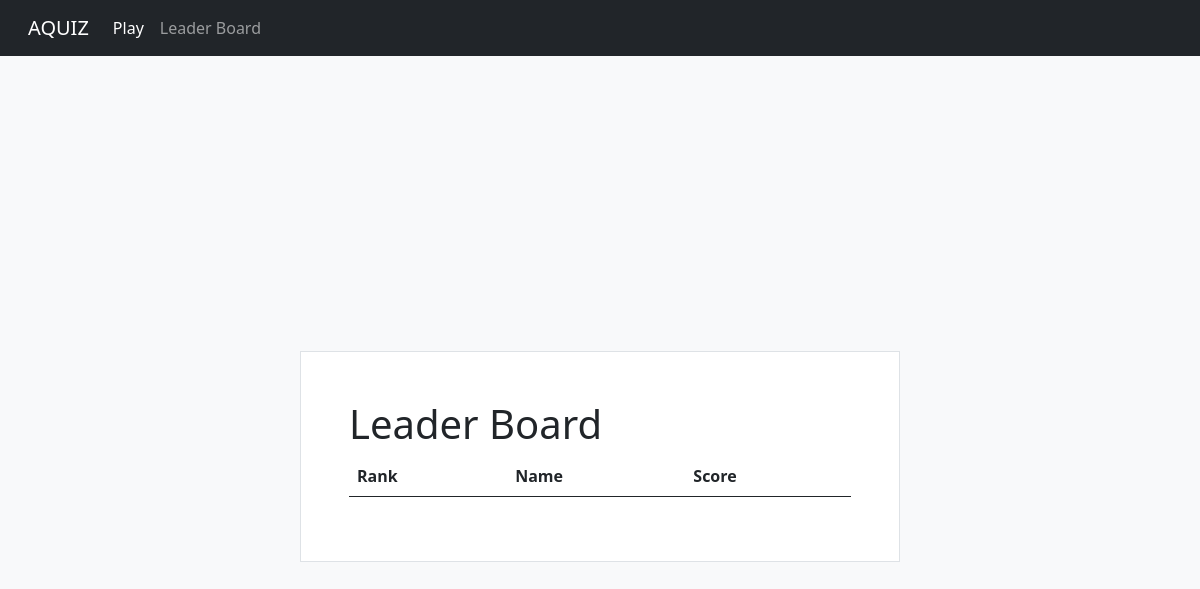
Page /board on the earlier database version.
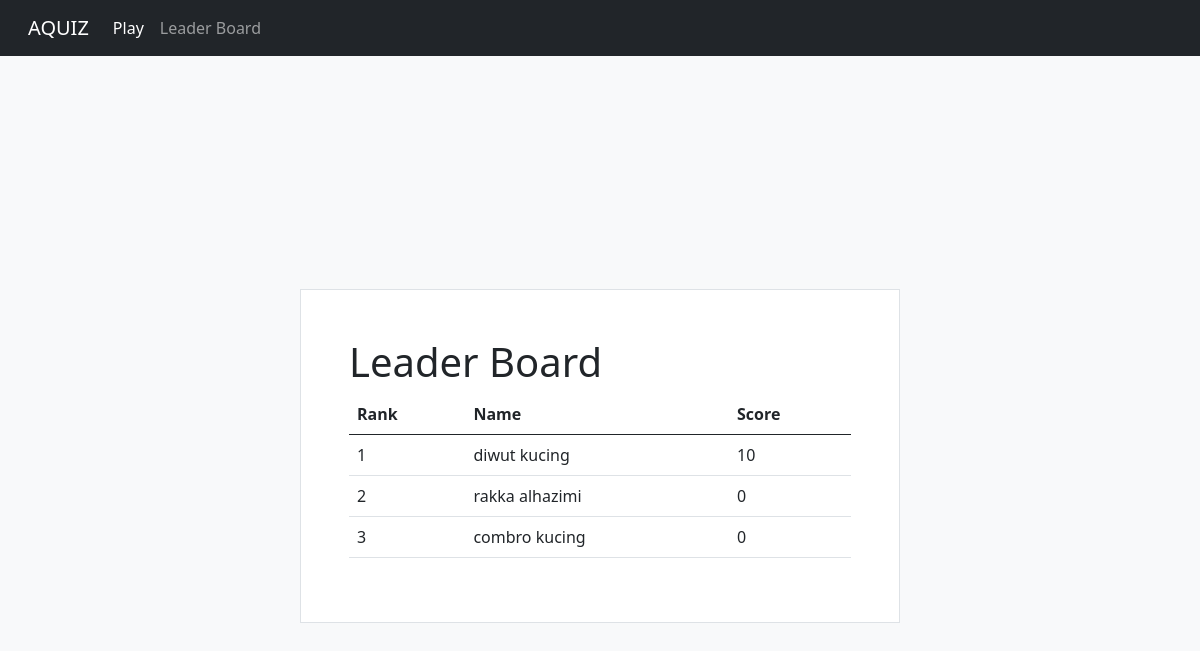
Same page on the later database version.
### quiz/models.py (models this page shows, shortened)
class Scores(models.Model):
    POINT = 5
    score = models.IntegerField()
    user = models.OneToOneField(User, on_delete=models.CASCADE)

### quiz/views.py (the view)
# urls.py: path("board", LeaderBoardView.as_view(), name="board"),
class LeaderBoardView(generic.ListView):
    model = Scores
    template_name = "leader_board.html"
    def get_queryset(self):
        return self.model.objects.order_by("-score")

### quiz/templates/leader_board.html
{% extends 'base.html' %}
{% block content %}
<div class="container col-12 col-md-6 my-5 p-5 bg-white border border-1">
  <h1>Leader Board</h1>
  <table class="table">
    <thead>
      <tr>
        <th>Rank</th>
        <th>Name</th>
        <th>Score</th>
      </tr>
    </thead>
    <tbody>
      {% for object in object_list %}
      <tr>
        <td>{{ forloop.counter }}</td>
        <td>{{ object.user.get_full_name }}</td>
        <td>{{ object.score }}</td>
      </tr>
      {% endfor %}
    </tbody>
  </table>
</div>
{% endblock %}

### quiz/templates/base.html (shortened to what this page needs)
<!DOCTYPE html>
<html lang="en">
<head>
  {% load static %}
  <link rel="stylesheet" href="{% static 'bootstrap.min.css' %}">
</head>
<body class="bg-light">
  {% include 'navbar.html' %}
  <section class="min-vh-100 d-flex flex-column justify-content-center">
    {% block content %}
    {% endblock %}
  </section>
</body>
</html>

### quiz/templates/navbar.html (shortened to what this page needs)
<nav class="px-3 navbar navbar-expand-lg navbar-dark bg-dark">
  <div class="container-fluid">
    <a class="navbar-brand" href="#">AQUIZ</a>
    <div class="collapse navbar-collapse" id="navbarSupportedContent">
      <ul class="navbar-nav mb-2 mb-lg-0 d-flex">
        <li class="nav-item">
          <a class="nav-link active" aria-current="page" href="{% url 'index' %}">Play</a>
        </li>
        <li class="nav-item">
          <a class="nav-link" aria-current="page" href="{% url 'board' %}">Leader Board</a>
        </li>
    </div>
  </div>
</nav>

Differences in the rows shown:
added Scores: user.get_full_name "diwut kucing", score "10"
added Scores: user.get_full_name "rakka alhazimi", score "0"
added Scores: user.get_full_name "combro kucing", score "0"
